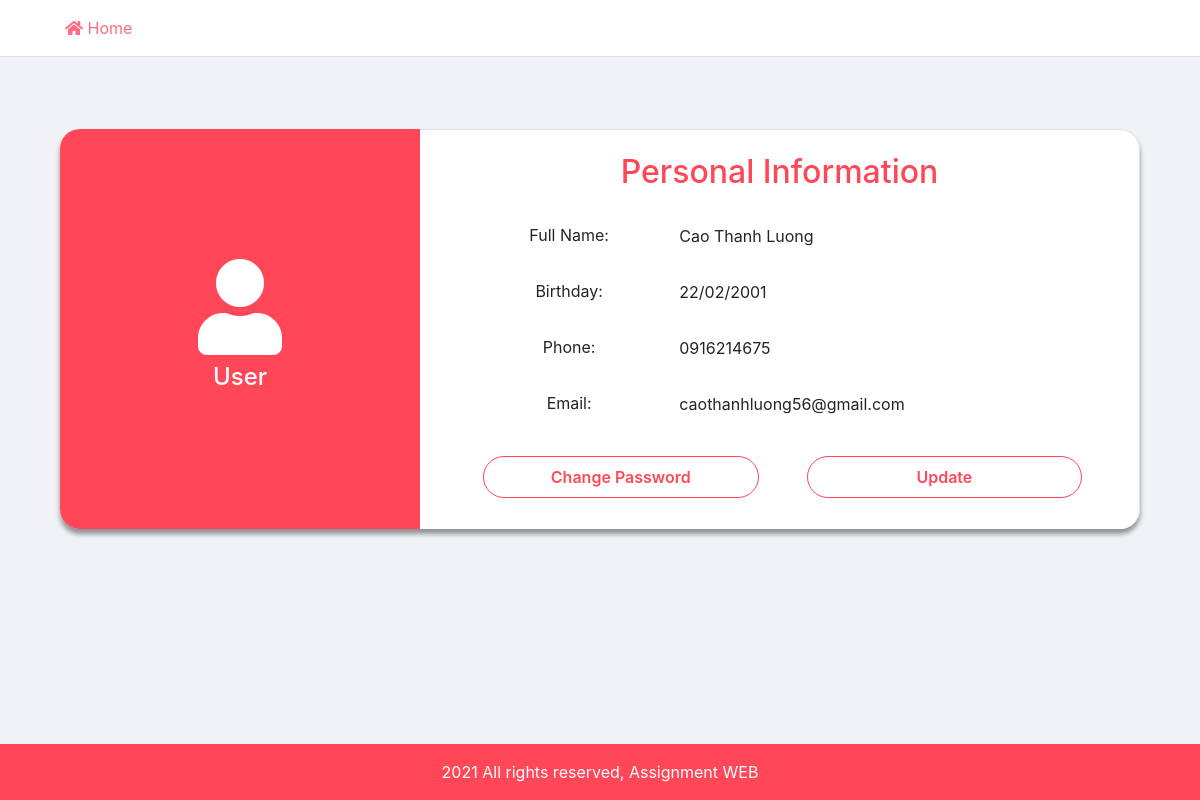
The page /user_page/user.php?id=1 on the database its author committed.
### tables this page shows
CREATE TABLE `users` (
  `id` int(10) UNSIGNED NOT NULL,
  `username` varchar(100) NOT NULL,
  `password` varchar(255) NOT NULL,
  `full_name` varchar(100) NOT NULL,
  `birthday` varchar(50) NOT NULL,
  `phone` varchar(50) NOT NULL,
  `email` varchar(100) NOT NULL,
  `rating` varchar(50) NOT NULL,
  `feedback` varchar(255) NOT NULL
);

### user_page/user.php (the view, shortened to what this page needs)
<?php
    include('partials/header.php');
?>
    <div class="content">
        <div class="py-4 container">
            <div class="container-fluid pt-5">
                <div class="row main-content m-auto personal__content">
                    <div class="col-md-4 company__info d-flex flex-column justify-content-center align-items-center">
                        <span class="company__logo"><h2><i class="display-1 fas fa-user"></i></h2></span>
                        <h4 class="company_title">User</h4>
                    </div>
                    <div class="col-md-8 col-xs-12 col-sm-12 login_form border-top border-right">
                        <div class="container-fluid d-flex flex-column justify-content-center align-items-center h-100">
                            <div class="row mb-3 mt-2">
                                <h2>Personal Information</h2>
                            </div>
                            <?php
                                if (isset($_GET['id'])) {
                                    $id = $_GET['id'];
                                    $sql = "SELECT * FROM users WHERE id=$id";
                                    $res = mysqli_query($connection, $sql);
                                    $count = mysqli_num_rows($res);
                                    if ($count == 1) {
                                        $row = mysqli_fetch_assoc($res);
                                        $full_name = $row['full_name'];
                                        $birthday = $row['birthday'];
                                        $phone = $row['phone'];
                                        $email = $row['email'];
                                    }
                                } else {
                                    header("location:".SITEURL);
                                }
                            ?>
                            <div class="row w-100">
                                <form control="" class="form-group w-100">
                                    <div class="row">
                                        <label class="col-md-3 ml-5 col-form-label text-center">Full Name:</label>
                                        <div class="col-md-7 mb-3 p-2 pl-4"><?php echo $full_name; ?></div>
                                    </div>
                                    <div class="row">
                                        <label class="col-md-3 ml-5 col-form-label text-center">Birthday:</label>
                                        <div class="col-md-7 mb-3 p-2 pl-4"><?php echo $birthday; ?></div>
                                    </div>
                                    <div class="row">
                                        <label class="col-md-3 ml-5 col-form-label text-center">Phone:</label>
                                        <div class="col-md-7 mb-3 p-2 pl-4"><?php echo $phone; ?></div>
                                    </div>
                                    <div class="row">
                                        <label class="col-md-3 ml-5 col-form-label text-center">Email:</label>
                                        <div class="col-md-7 mb-3 p-2 pl-4"><?php echo $email; ?></div>
                                    </div>
                                    <div class="row">
                                        <a href="<?php echo SITEURL; ?>user_page/change_password.php?id=<?php echo $id; ?>" class="btn btn__login ml-5 user__btn mt-3 p-2">Change Password</a>
                                        <a href="<?php echo SITEURL; ?>user_page/update_user.php?id=<?php echo $id; ?>" class="btn btn__login ml-5 user__btn mt-3 p-2">Update</a>
                                    </div>
                                </form>
                            </div>
                        </div>
                    </div>
                </div>
            </div>
        </div>
    </div>
<?php
    include('partials/footer.php');
?>

### css/user.css (style rules this page uses)
.content { background-color: #f1f2f6; min-height: calc(100vh - 113px); }
.main-content { width: 80%; min-height: 400px; border-radius: 20px; box-shadow: 0 5px 5px rgba(0,0,0,.4); }
.company__info { background-color: #ff4757; border-top-left-radius: 20px; border-bottom-left-radius: 20px; color: white; }
.row > h2 { color: #ff4757; }
.login_form { background-color: white; border-top-right-radius:20px; border-bottom-right-radius:20px; }
.btn__login { transition: all 0.5s ease; width: 100%; border-radius: 30px; color: #ff4757; font-weight: 600; background-color: white; border: 1px solid #ff4757; }
.user__btn { width: 40%; }
.personal__content { width: 100%; }

### rows shown on the page
users: full_name "Cao Thanh Luong", birthday "22/02/2001", phone "0916214675", email "caothanhluong56@gmail.com"
